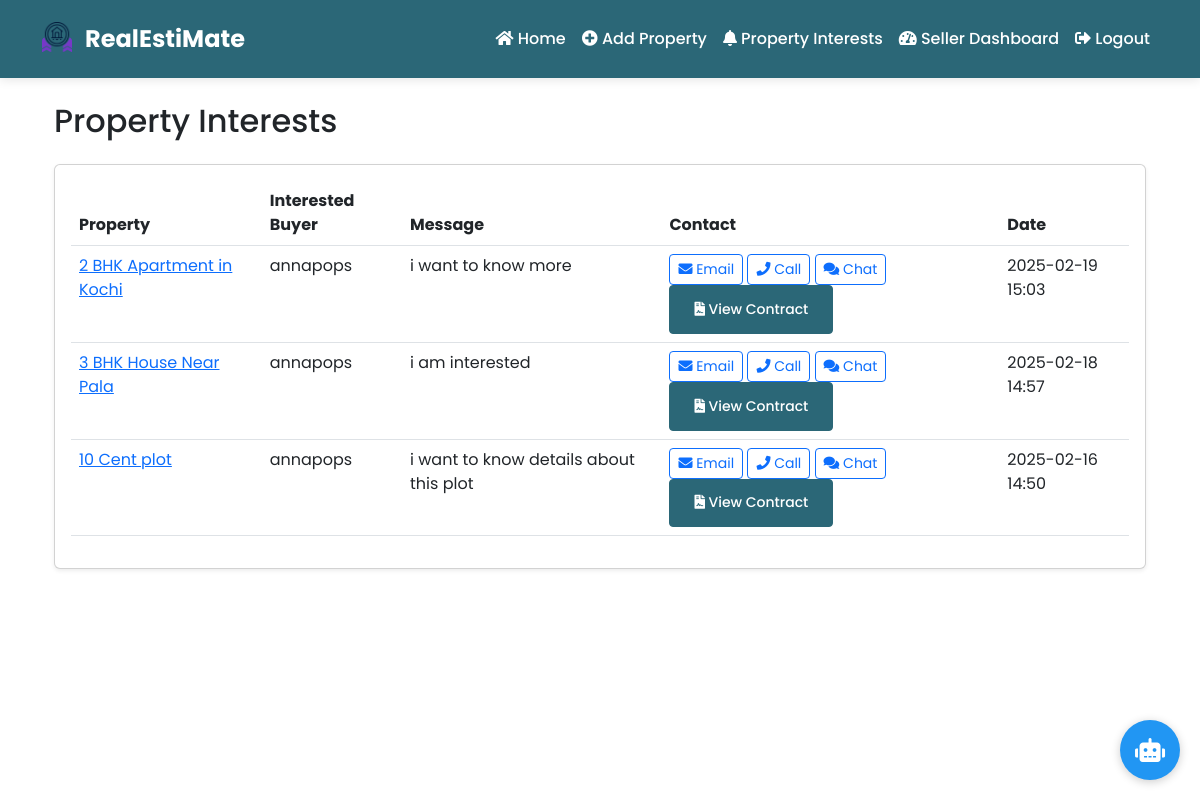
The app's page /seller/interests (signed in) with its own data.
### app/models/interest.py (models this page shows)
class PropertyInterest(db.Model):
    id = db.Column(db.Integer, primary_key=True)
    property_id = db.Column(db.Integer, db.ForeignKey('property.id'), nullable=False)
    buyer_id = db.Column(db.Integer, db.ForeignKey('user.id'), nullable=False)
    message = db.Column(db.Text)
    created_at = db.Column(db.DateTime, default=datetime.utcnow)
    is_read = db.Column(db.Boolean, default=False)
    property = db.relationship('Property', foreign_keys=[property_id])
    buyer = db.relationship('User', backref='property_interests')
    __table_args__ = (db.UniqueConstraint('property_id', 'buyer_id', name='unique_property_buyer'),)

### app/models/property.py (models this page shows, shortened)
class Property(db.Model):
    id = db.Column(db.Integer, primary_key=True)
    title = db.Column(db.String(100), nullable=False)
    description = db.Column(db.Text)
    price = db.Column(db.Float, nullable=False)
    property_type = db.Column(db.String(50))  # 'house', 'apartment', 'plot'
    location = db.Column(db.String(100), nullable=False)
    latitude = db.Column(db.Float)
    longitude = db.Column(db.Float)
    area = db.Column(db.Float)  # in square feet
    area_unit = db.Column(db.String(20), default='sq_ft')
    bedrooms = db.Column(db.Integer)
    bathrooms = db.Column(db.Integer)
    floor = db.Column(db.Integer)  # for apartments
    total_floors = db.Column(db.Integer)
    plot_dimensions = db.Column(db.String(50))  # e.g., "40x60"
    corner_plot = db.Column(db.Boolean, default=False)
    facing = db.Column(db.String(20))  # North, South, East, West
    image_filename = db.Column(db.String(255))
    image_url = db.Column(db.String(255))
    created_at = db.Column(db.DateTime, default=datetime.utcnow)
    user_id = db.Column(db.Integer, db.ForeignKey('user.id'), nullable=False)
    is_available = db.Column(db.Boolean, default=True)
    is_verified = db.Column(db.Boolean, default=False)
    verification_status = db.Column(db.String(20), default='pending')  # pending, approved, rejected
    admin_feedback = db.Column(db.Text)  # For rejection reason
    verified_at = db.Column(db.DateTime)
    verified_by = db.Column(db.Integer, db.ForeignKey('user.id'), nullable=True)
    interests = db.relationship('PropertyInterest', lazy='dynamic', cascade='all, delete-orphan')
    images = db.relationship('PropertyImage', back_populates='property', cascade='all, delete-orphan')
    documents = db.relationship('PropertyDocument', back_populates='property', cascade='all, delete-orphan')

### app/models/user.py (models this page shows, shortened)
class User(UserMixin, db.Model):
    id = db.Column(db.Integer, primary_key=True)
    username = db.Column(db.String(64), unique=True, nullable=False)
    email = db.Column(db.String(120), unique=True, nullable=False)
    password_hash = db.Column(db.String(128))
    is_admin = db.Column(db.Boolean, default=False)
    active = db.Column(db.Boolean, default=True)
    phone_number = db.Column(db.String(20))
    address = db.Column(db.String(200))
    city = db.Column(db.String(100))
    state = db.Column(db.String(100))
    zip_code = db.Column(db.String(20))
    preferred_property_type = db.Column(db.String(50))
    preferred_location = db.Column(db.String(100))
    min_price = db.Column(db.Float)
    max_price = db.Column(db.Float)
    min_bedrooms = db.Column(db.Integer)
    preferred_latitude = db.Column(db.Float)
    preferred_longitude = db.Column(db.Float)
    user_type = db.Column(db.String(20), nullable=False, default='buyer')  # 'buyer' or 'seller'
    company_name = db.Column(db.String(100))  # For sellers/agents
    license_number = db.Column(db.String(50))  # For sellers/agents
    verified_seller = db.Column(db.Boolean, default=False)
    preferred_proximity = db.Column(db.Float, default=10.0)  # Default 10km radius
    properties = db.relationship(
        'Property',
        backref='owner',
        lazy=True,
        foreign_keys='Property.user_id'
    )
    verified_properties = db.relationship(
        'Property',
        backref='verified_by_admin',
        lazy=True,
        foreign_keys='Property.verified_by'
    )
    wishlisted_properties = db.relationship('Property',
                                          secondary='wishlist',
                                          backref=db.backref('wishlisted_by', lazy='dynamic'))
    @property
    def is_active(self):
        return self.active

### app/routes/user.py (the view)
@bp.route('/seller/interests')
@login_required
def view_interests():
    if current_user.user_type != 'seller':
        return redirect(url_for('user.dashboard'))
    interests = PropertyInterest.query.join(Property).filter(
        Property.user_id == current_user.id
    ).order_by(PropertyInterest.created_at.desc()).all()
    for interest in interests:
        if not interest.is_read:
            interest.is_read = True
    db.session.commit()
    return render_template('user/interests.html', interests=interests)

### app/templates/user/interests.html (shortened to what this page needs)
{% extends "base.html" %}
{% block content %}
<div class="container">
    <h2 class="mb-4">Property Interests</h2>
    {% if interests %}
    <div class="card shadow-sm">
        <div class="card-body">
            <div class="table-responsive">
                <table class="table">
                    <thead>
                        <tr>
                            <th>Property</th>
                            <th>Interested Buyer</th>
                            <th>Message</th>
                            <th>Contact</th>
                            <th>Date</th>
                        </tr>
                    </thead>
                    <tbody>
                        {% for interest in interests %}
                        <tr>
                            <td>
                                <a href="{{ url_for('property.details', id=interest.property.id) }}">
                                    {{ interest.property.title }}
                                </a>
                            </td>
                            <td>{{ interest.buyer.username }}</td>
                            <td>{{ interest.message or 'No message' }}</td>
                            <td>
                                {% if interest.buyer.email %}
                                <a href="mailto:{{ interest.buyer.email }}" class="btn btn-sm btn-outline-primary">
                                    <i class="fas fa-envelope"></i> Email
                                </a>
                                {% endif %}
                                {% if interest.buyer.phone_number %}
                                <a href="tel:{{ interest.buyer.phone_number }}" class="btn btn-sm btn-outline-primary">
                                    <i class="fas fa-phone"></i> Call
                                </a>
                                {% endif %}
                                <a href="{{ url_for('chat.property_chat', property_id=interest.property.id, other_user_id=interest.buyer.id) }}"
                                   class="btn btn-sm btn-outline-primary">
                                    <i class="fas fa-comments"></i> Chat
                                </a>
                                {% if interest.property.contracts %}
                                    <a href="{{ url_for('contract.details', contract_id=interest.property.contracts[0].id) }}"
                                       class="btn btn-sm btn-primary">
                                        <i class="fas fa-file-contract"></i> View Contract
                                    </a>
                                {% else %}
                                    <a href="{{ url_for('contract.create', property_id=interest.property.id, buyer_id=interest.buyer.id) }}"
                                       class="btn btn-sm btn-success">
                                        <i class="fas fa-file-contract"></i> Create Contract
                                    </a>
                                {% endif %}
                            </td>
                            <td>{{ interest.created_at.strftime('%Y-%m-%d %H:%M') }}</td>
                        </tr>
                        {% endfor %}
                    </tbody>
                </table>
            </div>
        </div>
    </div>
    {% else %}
    <div class="alert alert-info">
        No interests shown in your properties yet.
    </div>
    {% endif %}
</div>
{% endblock %}

### app/static/css/style.css (style rules this page uses)
:root { --primary-color: #2b6777; --secondary-color: #52ab98; --accent-color: #c8d8e4; --dark-bg: #2b6777; --light-bg: #f2f2f2; --text-dark: #333333; --text-light: #ffffff; }
body { font-family: 'Poppins', sans-serif; overflow-x: hidden; }
.card { transition: transform 0.2s; box-shadow: 0 4px 6px rgba(0, 0, 0, 0.1); }
.btn-primary { background-color: var(--primary-color); border-color: var(--primary-color); padding: 0.8rem 1.5rem; font-weight: 500; transition: all 0.3s ease; }

### records on screen
PropertyInterest: property "2 BHK Apartment in Kochi", buyer.username "annapops", message "i want to know more", created_at "2025-02-19 15:03"
PropertyInterest: property "3 BHK House Near Pala", buyer.username "annapops", message "i am interested", created_at "2025-02-18 14:57"
PropertyInterest: property "10 Cent plot", buyer.username "annapops", message "i want to know details about this plot", created_at "2025-02-16 14:50"
